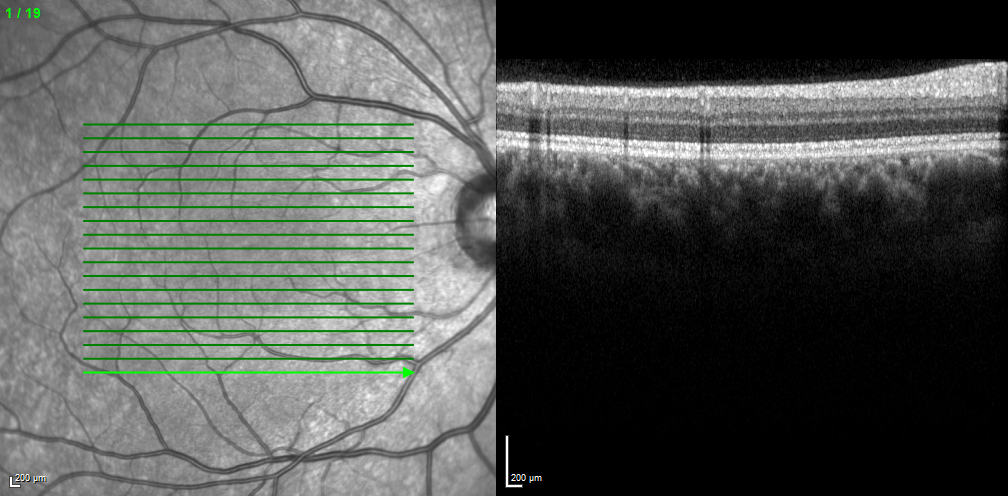
%> input picture sourceFolder/OmettoG000.tif, 1008 x 496 px
$ octave --eval "result = getOCTmask(imread('sourceFolder/OmettoG000.tif'));"   (GNU Octave 9; MATLAB toolbox functions it lacks are replaced by stand-ins)
%> lines starting %> are read from the running program, lines starting %| are printed output that depends on the picture; in (x1, y1, x2, y2) boxes, pixels count from 0 and x2, y2 are one past the last pixel; in counts of white or black regions, pixels touching at a corner belong together; the program's own positions count from 1
### magicwandmono.m
function bin_mask = magicwandmono(im, ylist, xlist, tolerance)
% MAGICWAND simulates the Photoshop's magic wand tool
% It allows selection of connected pixels whose colors are
% within a defined tolerance of reference pixels.
%
% SYNTAX
%    bin_mask = magicwand(im, ylist, xlist, tolerance);
%
% INPUT
%   im:    input image RGB
%   ylist: vector of row cordinates    (reference pixels)
%   xlist: vector of column cordinates (reference pixels)
%   tolerance: distance to reference pixels
%
% OUTPUT
%   bin_mask: binary mask of selected regions
%
% EXAMPLE
%   The following code selects the girl's face:
%   im = imread('test.jpg');
%   bin_mask = magicwand(im, [199 217], [318 371], 50);
%   subplot(1, 2, 1); imshow(im);
%   subplot(1, 2, 2); imshow(bin_mask);
%
% NOTES
%   * Tested with MATLAB R13 & Image Processing Toolbox
%   * C++ version by Daniel Lau and Yoram Tal are also available in MATLAB Central
%
% (C) 2004 Son Lam Phung
% Email: s.phung@ecu.edu.au
% Edith Cowan University

H = size(im, 1); % image height
W = size(im, 2); % image width

% Check arguments
if any(ylist > H)
    s = sprintf('Row cordinates greater than the image height (%g).', H);
    error(s);
end

if any(xlist > W)
    s = sprintf('Column cordinates greater than the image height (%g).', W);
    error(s);
end

if ndims(im) ~=2
    error('Input image must be in BW format');
end

c_r = double(im(:, :, 1)); % Red channel
N = length(ylist); % Number of reference pixels

% Find all pixels whose colors fall within the specified tolerance
mono_mask = false(H, W);
for idx = 1:length(ylist)
    ref_r = double(im(ylist(idx), xlist(idx), 1));
    mono_mask = mono_mask | ...
                 ((c_r - ref_r) .^ 2) <= tolerance ^ 2;
end

% Connected component labelling
[objects, count] = bwlabel(mono_mask, 8);

% Initialize output mask
bin_mask = false(H, W);

% Linear indices of reference pixels
pos_idxs = (xlist - 1) * H + ylist;

for idx = 1:count
    object = (objects == idx); % an object

    % Add to output mask if the object contains a reference pixel
    if any(object(pos_idxs))
        bin_mask = bin_mask | object;
    end
end

### getOCTmask.m
function OCTmask = getOCTmask(im)

%GETOCTMASK - returns a logical matrix of the same size of the first 2
%dimension of the input image and identifying the pixels not belonging to
%the scan.
%
%
% Author: Giovanni Ometto
% Work address: C274 Tait Building City, University of London, London, EC1V 0HB (UK)
% email: giovanni.ometto@city.ac.uk
% Website: http://www.city.ac.uk
% Jan 2017; Last revision:

% convert image to grayscale if not already
if size(im,3)>1, greyIm = rgb2gray(im); else, greyIm = im; end
%> after `greyIm = rgb2gray(im)`:
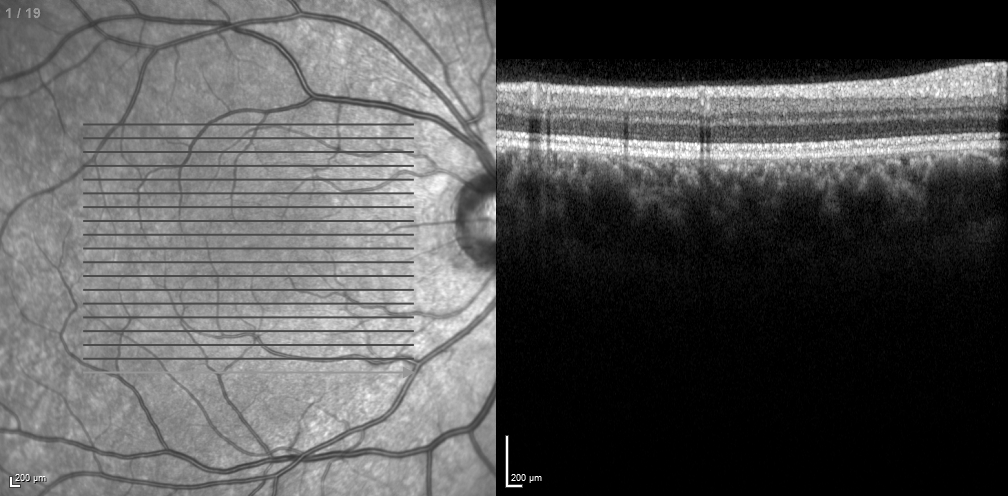
%> greyIm: size 496x1008 uint8; min 0, max 255, mean 86.7

coeff = size(greyIm,1)/372;
%> coeff = 1.33

OCTmask = zeros(size(greyIm));

tolerance = 0.5;
se1 = strel('disk', round(2*coeff));
%> se1 = {Dimensionality 2}
se2 = strel('disk', round(4*coeff));
%> se2 = {Dimensionality 2}

% check which side has misalignment by looking at the variance (UPLEFT / UPRIGHT / LEFT / RIGHT)
LEFT = var(double(greyIm(:,1))) < 2;
%> LEFT = false
RIGHT = var(double(greyIm(:,size(greyIm,2)))) < 2;
%> RIGHT = false
UPLEFT = var(double( greyIm(2, 1 : round(size(greyIm,2)*1/5))) ) < 2;
%> UPLEFT = false
UPRIGHT = var(double( greyIm(2, round(size(greyIm,2)*4/5) : size(greyIm,2))) ) < 2;
%> UPRIGHT = true

coordsX = [] ;
coordsY = [] ;

if LEFT||UPLEFT
    coordsX = [coordsX, 1];
    coordsY = [coordsY, 1];
end

if RIGHT||UPRIGHT
    coordsX = [coordsX, 1];
    coordsY = [coordsY, size(greyIm,2)];
%> coordsY = 1008
end

% get the connected area
if ~isempty(coordsX)
    OCTmask = magicwandmono(greyIm, coordsX, coordsY, tolerance);
%> the loop in magicwandmono, `for idx = 1:length(ylist)` made 1 pass
%> ref_r on pass 1: 0
%> pass 1, in magicwandmono, `mono_mask = mono_mask | ((c_r - ref_r) .^ 2) <= tolerance ^ 2;`:
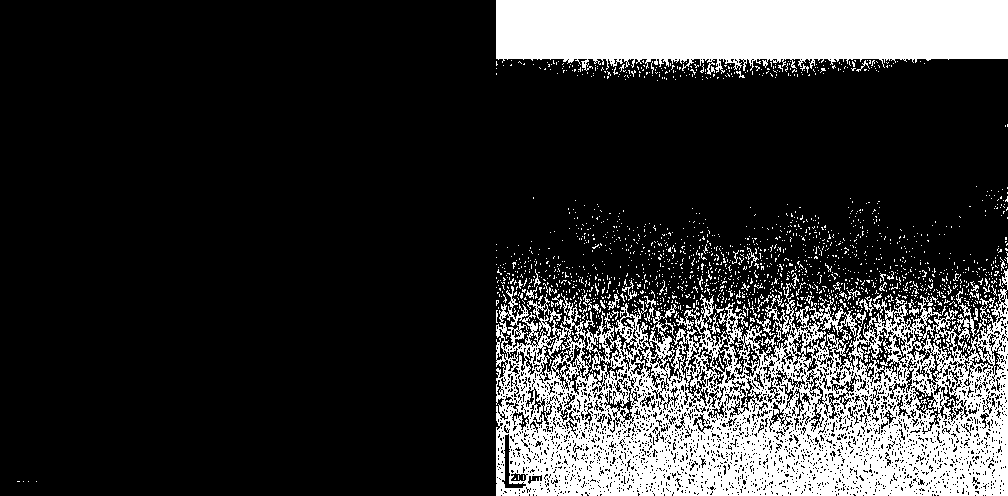
%> mono_mask: size 496x1008 logical; 20.6% white; 1828 white regions (1776 under 20 px), largest, box (x1, y1, x2, y2) and area: (496, 269, 1008, 496) 64674, (496, 0, 1008, 75) 31192, (859, 296, 874, 316) 100
%> in magicwandmono, `[objects, count] = bwlabel(mono_mask, 8);`:
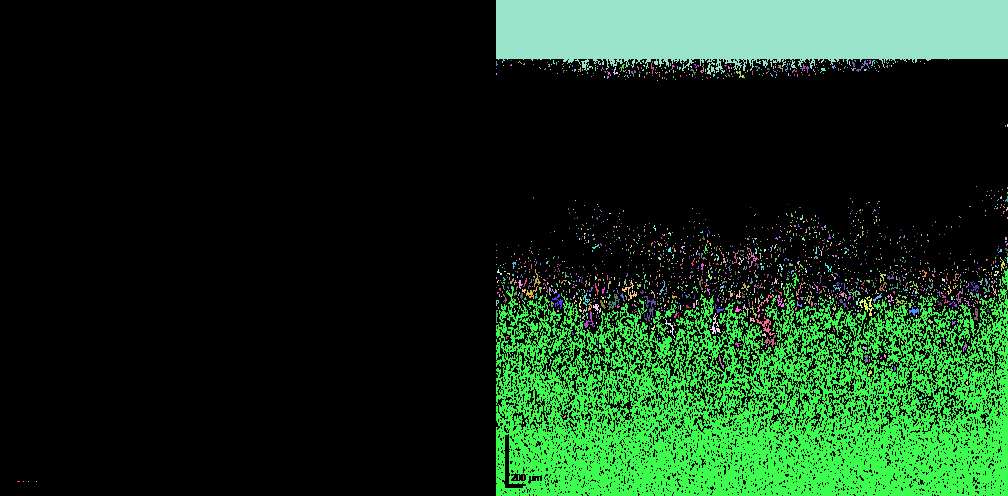
%> objects: size 496x1008 double; 1829 distinct labels, from 0 to 1828; one colour per label, 0 black
%> in magicwandmono, `[objects, count] = bwlabel(mono_mask, 8);`: count = 1828
%> the loop in magicwandmono, `for idx = 1:count` made 1828 passes
%> pass 1, in magicwandmono, `object = (objects == idx);`:
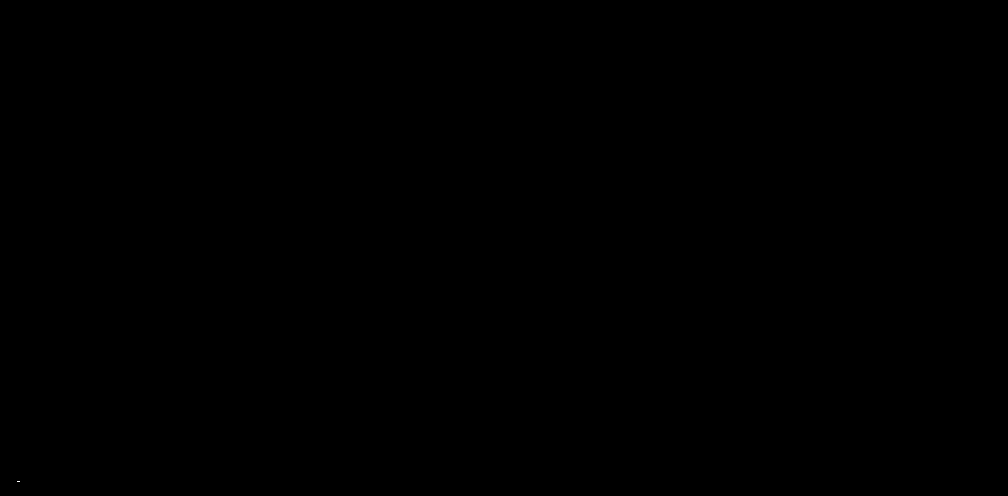
%> object: size 496x1008 logical; 0% white in thin lines or dots, all inside (x1, y1, x2, y2) = (17, 481, 20, 482)
%> after the loop in magicwandmono, `for idx = 1:count`:
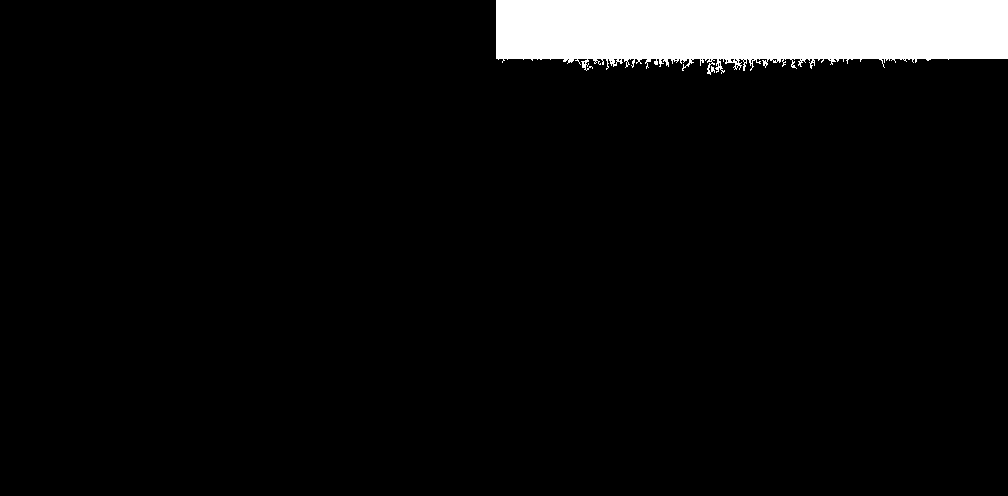
%> bin_mask: size 496x1008 logical; 6.2% white; 1 white region, box (x1, y1, x2, y2) and area: (496, 0, 1008, 75) 31192
    OCTmask = imerode(OCTmask,se1);
%> OCTmask: size 496x1008 logical; 5.8% white; 1 white region, box (x1, y1, x2, y2) and area: (498, 0, 1008, 60) 29124
    OCTmask = imdilate(OCTmask,se2);
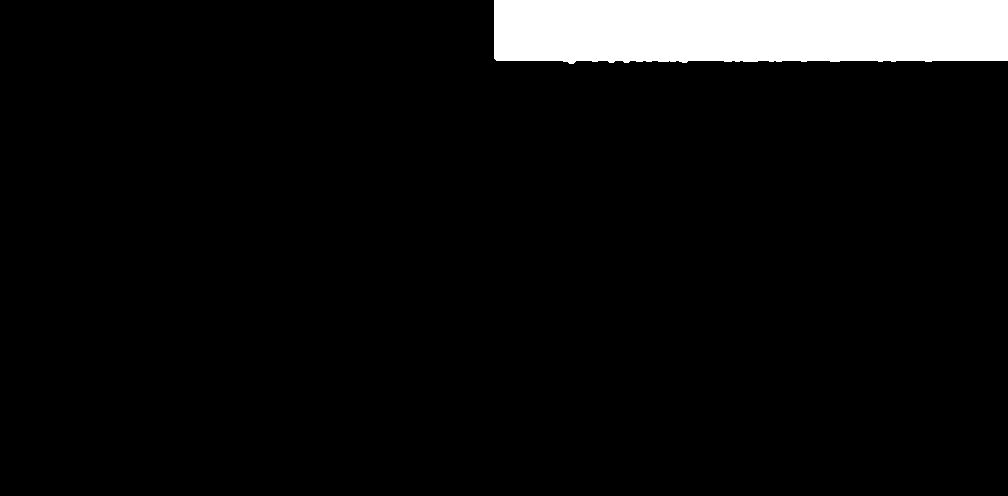
%> OCTmask: size 496x1008 logical; 6.3% white; 1 white region, box (x1, y1, x2, y2) and area: (494, 0, 1008, 64) 31522
    OCTmask = imerode(OCTmask,se1);
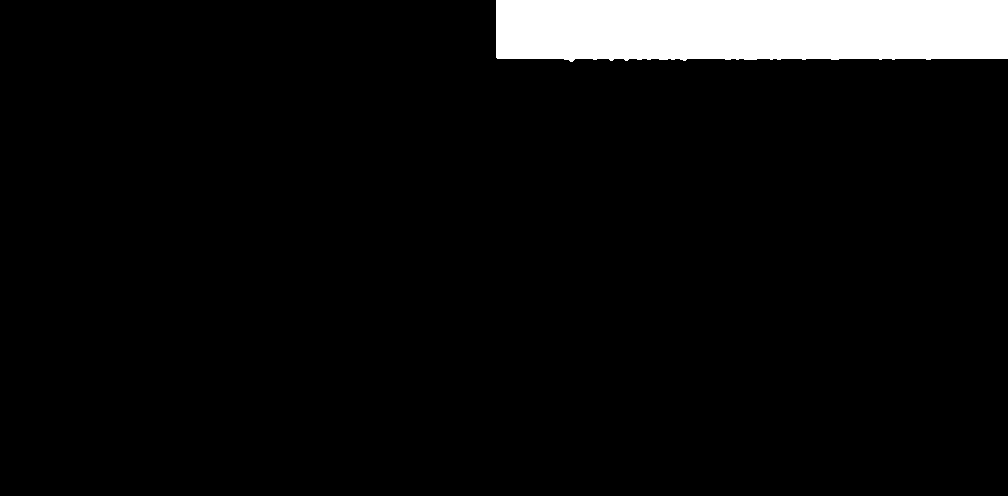
%> OCTmask: size 496x1008 logical; 6.1% white; 1 white region, box (x1, y1, x2, y2) and area: (496, 0, 1008, 62) 30330
end

OCTmask = imfill(~OCTmask,'holes');

treshPseudoEnt = 0.008;

%> (the run ends here)
